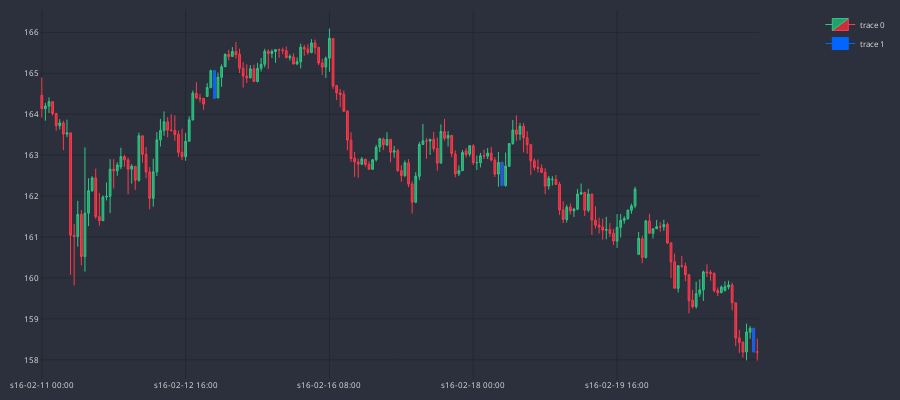

This figure's notebook cell:
### Code cell
MARKER = '#0066FF'
dfp = df_an.iloc[600:800]
cp = CandlePlot(dfp, candles=True)
df_temp = cp.df_plot[cp.df_plot.MARUBOZU==True]
cp.fig.add_trace(go.Candlestick(
                x=df_temp.sTime,
                open=df_temp.mid_o,
                high=df_temp.mid_h,
                low=df_temp.mid_l,
                close=df_temp.mid_c,
                line=dict(width=1), opacity=1,
                increasing_fillcolor=MARKER,
                decreasing_fillcolor=MARKER,
                increasing_line_color=MARKER,  
                decreasing_line_color=MARKER
            ))

cp.show_plot()

### Figure 1 — Plotly figure (JSON) as saved in the notebook; plotly's stock layout.template omitted (floating-point values rounded to 4 significant figures; data arrays with more than 128 entries replaced by an {"elided": "..."} marker saying what was removed)
{"data": [{"close": {"elided": "200 float values"}, "decreasing": {"fillcolor": "#CC2E3C", "line": {"color": "#FF3A4C"}}, "high": {"elided": "200 float values"}, "increasing": {"fillcolor": "#24A06B", "line": {"color": "#2EC886"}}, "line": {"width": 1}, "low": {"elided": "200 float values"}, "opacity": 1, "open": {"elided": "200 float values"}, "type": "candlestick", "x": {"elided": "200 str values"}}, {"close": [164.4, 162.3, 158.2], "decreasing": {"fillcolor": "#0066FF", "line": {"color": "#0066FF"}}, "high": [165.1, 162.8, 158.8], "increasing": {"fillcolor": "#0066FF", "line": {"color": "#0066FF"}}, "line": {"width": 1}, "low": [164.4, 162.3, 158.2], "opacity": 1, "open": [165.1, 162.8, 158.8], "type": "candlestick", "x": ["s16-02-15 00:00", "s16-02-18 08:00", "s16-02-23 06:00"]}], "layout": {"font": {"color": "#e1e1e1", "size": 8}, "height": 400, "margin": {"b": 10, "l": 10, "r": 10, "t": 10}, "paper_bgcolor": "#2c303c", "plot_bgcolor": "#2c303c", "width": 900, "xaxis": {"anchor": "y", "domain": [0, 0.94], "gridcolor": "#1f292f", "nticks": 5, "rangeslider": {"visible": false}}, "yaxis": {"anchor": "x", "domain": [0, 1], "gridcolor": "#1f292f"}, "yaxis2": {"anchor": "x", "gridcolor": "#1f292f", "overlaying": "y", "side": "right"}}}
